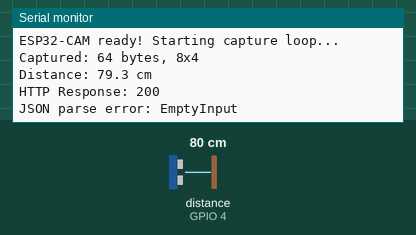
Simulated run of this sketch. Board: ESP32. Parts: the last lines printed to the serial monitor. Wiring (inferred from the names in the program): ultrasonic range finder: trigger GPIO 2; echo GPIO 4. The test bench sets the inputs (shaded band); at power-on: distance to the obstacle (sensor on GPIO 4) 80 cm. The echo pulse lasts 58.3 µs per cm; WiFi joins after 1.5 s; servers stay silent unless stated; uploads are accepted with an empty reply; the camera gives no picture.

Above: at 3.0 s.
3.1 s: distance to the obstacle (sensor on GPIO 4) set to 4 cm
At 4.29 s:
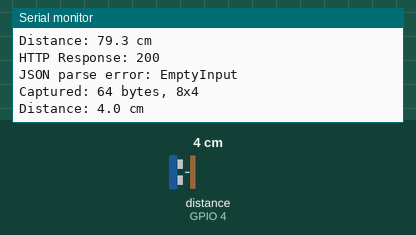
5.9 s: distance to the obstacle (sensor on GPIO 4) set to 9 cm
At 6.8 s:
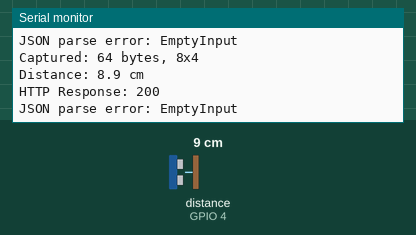
Timing chart, 0 to 8.9 s (numbered marks = the images above; inputs shaded):
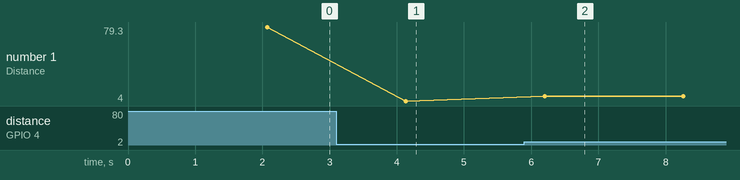

Measured:
- after the input at 3.1 s, the serial monitor: prints a new line after 1.0 s (image 1)
- after the input at 5.9 s, the serial monitor: prints a new line after 0.30 s (image 2)
- plotted number 1: 4 → 8.9 after the input at 5.9 s

The sketch:

esp32_cam_flower_detector.ino
```cpp
#include "esp_camera.h"
#include <WiFi.h>
#include <HTTPClient.h>
#include <ArduinoJson.h>

// ============================================
// CONFIGURATION - UPDATE THESE VALUES
// ============================================
const char* ssid = "YOUR_WIFI_SSID";
const char* password = "YOUR_WIFI_PASSWORD";
const char* apiUrl = "http://YOUR_BACKEND_IP:3001/api/camera/frame";
const char* droneId = "ESP32-CAM-01";

// ============================================
// PIN DEFINITIONS (ESP32-CAM AI-Thinker)
// ============================================
#define PWDN_GPIO_NUM     32
#define RESET_GPIO_NUM    -1
#define XCLK_GPIO_NUM      0
#define SIOD_GPIO_NUM     26
#define SIOC_GPIO_NUM     27
#define Y9_GPIO_NUM       35
#define Y8_GPIO_NUM       34
#define Y7_GPIO_NUM       39
#define Y6_GPIO_NUM       36
#define Y5_GPIO_NUM       21
#define Y4_GPIO_NUM       19
#define Y3_GPIO_NUM       18
#define Y2_GPIO_NUM        5
#define VSYNC_GPIO_NUM    25
#define HREF_GPIO_NUM     23
#define PCLK_GPIO_NUM     22

// Ultrasonic sensor pins (optional)
#define TRIG_PIN 2
#define ECHO_PIN 4

// Servo pin (optional)
#define SERVO_PIN 12

// ============================================
// CAPTURE SETTINGS
// ============================================
const unsigned long CAPTURE_INTERVAL = 2000; // 2 seconds between captures
unsigned long lastCapture = 0;

// ============================================
// SETUP
// ============================================
void setup() {
  Serial.begin(115200);
  Serial.setDebugOutput(true);
  Serial.println("\n\n=== ESP32-CAM Flower Detector ===");

  // Initialize camera
  if (!initCamera()) {
    Serial.println("Camera initialization failed!");
    while(1) delay(1000); // Halt if camera fails
  }

  // Connect to WiFi
  connectWiFi();

  // Initialize ultrasonic sensor
  pinMode(TRIG_PIN, OUTPUT);
  pinMode(ECHO_PIN, INPUT);
  digitalWrite(TRIG_PIN, LOW);

  Serial.println("ESP32-CAM ready! Starting capture loop...");
}

// ============================================
// MAIN LOOP
// ============================================
void loop() {
  // Check WiFi connection
  if (WiFi.status() != WL_CONNECTED) {
    Serial.println("WiFi disconnected, reconnecting...");
    connectWiFi();
    delay(5000);
    return;
  }

  // Capture and send image at intervals
  unsigned long currentMillis = millis();
  if (currentMillis - lastCapture >= CAPTURE_INTERVAL) {
    lastCapture = currentMillis;
    captureAndSend();
  }

  delay(100); // Small delay to prevent watchdog issues
}

// ============================================
// CAMERA INITIALIZATION
// ============================================
bool initCamera() {
  camera_config_t config;
  config.ledc_channel = LEDC_CHANNEL_0;
  config.ledc_timer = LEDC_TIMER_0;
  config.pin_d0 = Y2_GPIO_NUM;
  config.pin_d1 = Y3_GPIO_NUM;
  config.pin_d2 = Y4_GPIO_NUM;
  config.pin_d3 = Y5_GPIO_NUM;
  config.pin_d4 = Y6_GPIO_NUM;
  config.pin_d5 = Y7_GPIO_NUM;
  config.pin_d6 = Y8_GPIO_NUM;
  config.pin_d7 = Y9_GPIO_NUM;
  config.pin_xclk = XCLK_GPIO_NUM;
  config.pin_pclk = PCLK_GPIO_NUM;
  config.pin_vsync = VSYNC_GPIO_NUM;
  config.pin_href = HREF_GPIO_NUM;
  config.pin_sscb_sda = SIOD_GPIO_NUM;
  config.pin_sscb_scl = SIOC_GPIO_NUM;
  config.pin_pwdn = PWDN_GPIO_NUM;
  config.pin_reset = RESET_GPIO_NUM;
  config.xclk_freq_hz = 20000000;
  config.pixel_format = PIXFORMAT_JPEG;

  // Lower resolution for faster processing and less memory
  config.frame_size = FRAMESIZE_VGA; // 640x480
  config.jpeg_quality = 12; // 0-63, lower = higher quality (12 is good balance)
  config.fb_count = 1; // Single frame buffer

  // Initialize camera
  esp_err_t err = esp_camera_init(&config);
  if (err != ESP_OK) {
    Serial.printf("Camera init failed with error 0x%x\n", err);
    return false;
  }

  Serial.println("Camera initialized successfully!");
  return true;
}

// ============================================
// WIFI CONNECTION
// ============================================
void connectWiFi() {
  WiFi.mode(WIFI_STA);
  WiFi.begin(ssid, password);

  Serial.print("Connecting to WiFi");
  int attempts = 0;
  while (WiFi.status() != WL_CONNECTED && attempts < 30) {
    delay(500);
    Serial.print(".");
    attempts++;
  }

  if (WiFi.status() == WL_CONNECTED) {
    Serial.println();
    Serial.print("WiFi connected! IP address: ");
    Serial.println(WiFi.localIP());
  } else {
    Serial.println("\nWiFi connection failed!");
  }
}

// ============================================
// CAPTURE AND SEND IMAGE
// ============================================
void captureAndSend() {
  // Capture photo
  camera_fb_t * fb = esp_camera_fb_get();
  if (!fb) {
    Serial.println("Camera capture failed");
    return;
  }

  Serial.printf("Captured: %d bytes, %dx%d\n", fb->len, fb->width, fb->height);

  // Read ultrasonic distance
  float distance = readUltrasonicDistance();
  if (distance > 0) {
    Serial.printf("Distance: %.1f cm\n", distance);
  }

  // Send to backend
  HTTPClient http;
  http.begin(apiUrl);
  http.setTimeout(10000); // 10 second timeout

  // Create multipart form data
  String boundary = "----WebKitFormBoundary7MA4YWxkTrZu0gW";

  // Build form data
  String formData = "";
  formData += "--" + boundary + "\r\n";
  formData += "Content-Disposition: form-data; name=\"image\"; filename=\"frame.jpg\"\r\n";
  formData += "Content-Type: image/jpeg\r\n\r\n";

  // Calculate content length
  int contentLength = formData.length() + fb->len;
  formData += "\r\n--" + boundary + "\r\n";
  formData += "Content-Disposition: form-data; name=\"width\"\r\n\r\n";
  formData += String(fb->width) + "\r\n";
  formData += "--" + boundary + "\r\n";
  formData += "Content-Disposition: form-data; name=\"height\"\r\n\r\n";
  formData += String(fb->height) + "\r\n";
  formData += "--" + boundary + "\r\n";
  formData += "Content-Disposition: form-data; name=\"droneId\"\r\n\r\n";
  formData += String(droneId) + "\r\n";

  if (distance > 0) {
    formData += "--" + boundary + "\r\n";
    formData += "Content-Disposition: form-data; name=\"distance\"\r\n\r\n";
    formData += String(distance) + "\r\n";
  }

  formData += "--" + boundary + "--\r\n";

  http.addHeader("Content-Type", "multipart/form-data; boundary=" + boundary);
  http.addHeader("Content-Length", String(contentLength + formData.length() - (formData.indexOf("\r\n\r\n") + 4)));

  // Send request
  int httpResponseCode = http.POST((uint8_t*)formData.c_str(), formData.indexOf("\r\n\r\n") + 4);

  if (httpResponseCode > 0) {
    // Send image data
    http.getStream().write(fb->buf, fb->len);
    // Send remaining form data
    String remainingData = formData.substring(formData.indexOf("\r\n\r\n") + 4);
    http.getStream().write((uint8_t*)remainingData.c_str(), remainingData.length());

    String response = http.getString();
    Serial.printf("HTTP Response: %d\n", httpResponseCode);

    if (httpResponseCode == 200) {
      parseDetectionResponse(response);
    }
  } else {
    Serial.printf("HTTP POST failed: %s\n", http.errorToString(httpResponseCode).c_str());
  }

  http.end();
  esp_camera_fb_return(fb);
}

// ============================================
// PARSE DETECTION RESPONSE
// ============================================
void parseDetectionResponse(String response) {
  StaticJsonDocument<1024> doc;
  DeserializationError error = deserializeJson(doc, response);

  if (error) {
    Serial.print("JSON parse error: ");
    Serial.println(error.c_str());
    return;
  }

  if (doc["success"] && doc["classification"]) {
    bool flowerDetected = doc["classification"]["isFlower"];
    float confidence = doc["classification"]["confidence"] | 0.0;
    float distance = doc["distance"] | 0.0;
    bool ultrasonicActive = doc["ultrasonicActive"] | false;

    Serial.println("=== Detection Results ===");
    Serial.printf("Flower: %s\n", flowerDetected ? "YES" : "NO");
    Serial.printf("Confidence: %.1f%%\n", confidence * 100);

    if (distance > 0) {
      Serial.printf("Distance: %.1f cm\n", distance);
    }

    if (ultrasonicActive) {
      Serial.println("*** Ultrasonic Sensor ACTIVE ***");
      Serial.println("Flower is within 25cm - Ready for pollination!");
    } else if (flowerDetected && distance > 25) {
      Serial.println("Flower detected but too far (>25cm)");
    }

    Serial.println("========================");
  }
}

// ============================================
// ULTRASONIC DISTANCE READING
// ============================================
float readUltrasonicDistance() {
  // Trigger pulse
  digitalWrite(TRIG_PIN, LOW);
  delayMicroseconds(2);
  digitalWrite(TRIG_PIN, HIGH);
  delayMicroseconds(10);
  digitalWrite(TRIG_PIN, LOW);

  // Read echo pulse duration
  long duration = pulseIn(ECHO_PIN, HIGH, 30000); // 30ms timeout

  if (duration == 0) {
    return -1; // No echo received
  }

  // Calculate distance in cm
  // Speed of sound = 343 m/s = 0.034 cm/μs
  // Distance = (duration * speed) / 2 (round trip)
  float distance = (duration * 0.034) / 2;

  // Filter out invalid readings (too close or too far)
  if (distance < 2 || distance > 400) {
    return -1; // Invalid reading
  }

  return distance;
}
```
